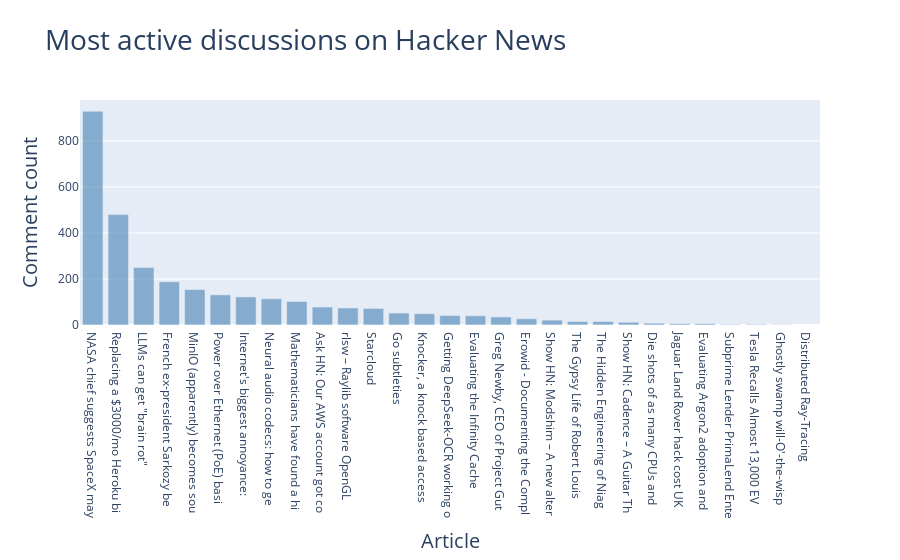

Notebook source saved alongside this figure:
### Markdown cell above
Active Discussions: Using the data from hn_submissions.py, make a bar
chart showing the most active discussions currently happening on Hacker News.
The height of each bar should correspond to the number of comments each submission has. The label for each bar should include the submission’s title and act
as a link to the discussion page for that submission. If you get a KeyError when
creating a chart, use a try-except block to skip over the promotional posts.

### Code cell
# Make an API call and check the response.
url = 'https://hacker-news.firebaseio.com/v0/topstories.json'
r = requests.get(url)
print(f"Status code: {r.status_code}")

# Process information about each submission.
submission_ids = r.json()

submission_dicts = []
for submission_id in submission_ids[:30]:
    # Make a new API call for each submission.
    url = f"https://hacker-news.firebaseio.com/v0/item/{submission_id}.json"
    r = requests.get(url)
    response_dict = r.json()
    
    # Build a dictionary for each article.
    try:
        submission_dict = {
            'title': response_dict['title'],
            'hn_link': f"https://news.ycombinator.com/item?id={submission_id}",
            'comments': response_dict['descendants'],
        }
    except KeyError:
        continue
    else:
        submission_dicts.append(submission_dict)

submission_dicts = sorted(submission_dicts, key=itemgetter('comments'),
                            reverse=True)

article_links, comment_counts, hover_texts = [], [], []
for submission_dict in submission_dicts:
    # Shorten long article titles.
    title = submission_dict['title'][:30]
    discussion_link = submission_dict['hn_link']
    article_link = f'<a href="{discussion_link}"">{title}</a>'
    comment_count = submission_dict['comments']

    article_links.append(article_link)
    comment_counts.append(comment_count)
    # Show the full title on hover.
    hover_texts.append(submission_dict['title'])

# Make visualization.
title = "Most active discussions on Hacker News"
labels = {'x': 'Article', 'y': 'Comment count'}
fig = px.bar(x=article_links, y=comment_counts, title=title, labels=labels,
        hover_name=hover_texts)

fig.update_layout(title_font_size=28, xaxis_title_font_size=20,
        yaxis_title_font_size=20)

fig.update_traces(marker_color='SteelBlue', marker_opacity=0.6)

fig.show()

### Figure 1 — Plotly figure (JSON) as saved in the notebook; plotly's stock layout.template omitted (floating-point values rounded to 4 significant figures)
{"data": [{"hovertemplate": "<b>%{hovertext}</b><br><br>Article=%{x}<br>Comment count=%{y}<extra></extra>", "hovertext": ["NASA chief suggests SpaceX may be booted from moon mission", "Replacing a $3000/mo Heroku bill with a $55/mo server", "LLMs can get \"brain rot\"", "French ex-president Sarkozy begins jail sentence", "MinIO (apparently) becomes source-only", "Power over Ethernet (PoE) basics and beyond", "Internet's biggest annoyance: Cookie laws should target browsers, not websites", "Neural audio codecs: how to get audio into LLMs", "Mathematicians have found a hidden 'reset button' for undoing rotation", "Ask HN: Our AWS account got compromised after their outage", "rlsw – Raylib software OpenGL renderer in less than 5k LOC", "Starcloud", "Go subtleties", "Knocker, a knock based access control system for your homelab", "Getting DeepSeek-OCR working on an Nvidia Spark via brute force with Claude Code", "Evaluating the Infinity Cache in AMD Strix Halo", "Greg Newby, CEO of Project Gutenberg, has died", "Erowid - Documenting the Complex Relationship Between Humans and Psychoactives", "Show HN: Modshim – A new alternative to monkey-patching in Python", "The Gypsy Life of Robert Louis Stevenson", "The Hidden Engineering of Niagara Falls", "Show HN: Cadence – A Guitar Theory App", "Die shots of as many CPUs and other interesting chips as possible", "Jaguar Land Rover hack cost UK economy an estimated $2.5B", "Evaluating Argon2 adoption and effectiveness in real-world software", "Subprime Lender PrimaLend Enters Bankruptcy After Bond Default", "Tesla Recalls Almost 13,000 EVs over Risk of Battery Power Loss", "Ghostly swamp will-O'-the-wisps may be explained by science", "Distributed Ray-Tracing"], "legendgroup": "", "marker": {"color": "SteelBlue", "opacity": 0.6, "pattern": {"shape": ""}}, "name": "", "orientation": "v", "showlegend": false, "textposition": "auto", "type": "bar", "x": ["<a href=\"https://news.ycombinator.com/item?id=45655188\"\">NASA chief suggests SpaceX may</a>", "<a href=\"https://news.ycombinator.com/item?id=45661253\"\">Replacing a $3000/mo Heroku bi</a>", "<a href=\"https://news.ycombinator.com/item?id=45656223\"\">LLMs can get \"brain rot\"</a>", "<a href=\"https://news.ycombinator.com/item?id=45665311\"\">French ex-president Sarkozy be</a>", "<a href=\"https://news.ycombinator.com/item?id=45665452\"\">MinIO (apparently) becomes sou</a>", "<a href=\"https://news.ycombinator.com/item?id=45605556\"\">Power over Ethernet (PoE) basi</a>", "<a href=\"https://news.ycombinator.com/item?id=45667866\"\">Internet's biggest annoyance: </a>", "<a href=\"https://news.ycombinator.com/item?id=45655161\"\">Neural audio codecs: how to ge</a>", "<a href=\"https://news.ycombinator.com/item?id=45606853\"\">Mathematicians have found a hi</a>", "<a href=\"https://news.ycombinator.com/item?id=45657345\"\">Ask HN: Our AWS account got co</a>", "<a href=\"https://news.ycombinator.com/item?id=45661638\"\">rlsw – Raylib software OpenGL </a>", "<a href=\"https://news.ycombinator.com/item?id=45667458\"\">Starcloud</a>", "<a href=\"https://news.ycombinator.com/item?id=45565793\"\">Go subtleties</a>", "<a href=\"https://news.ycombinator.com/item?id=45666327\"\">Knocker, a knock based access </a>", "<a href=\"https://news.ycombinator.com/item?id=45646559\"\">Getting DeepSeek-OCR working o</a>", "<a href=\"https://news.ycombinator.com/item?id=45664848\"\">Evaluating the Infinity Cache </a>", "<a href=\"https://news.ycombinator.com/item?id=45666510\"\">Greg Newby, CEO of Project Gut</a>", "<a href=\"https://news.ycombinator.com/item?id=45661306\"\">Erowid - Documenting the Compl</a>", "<a href=\"https://news.ycombinator.com/item?id=45604013\"\">Show HN: Modshim – A new alter</a>", "<a href=\"https://news.ycombinator.com/item?id=45661462\"\">The Gypsy Life of Robert Louis</a>", "<a href=\"https://news.ycombinator.com/item?id=45662668\"\">The Hidden Engineering of Niag</a>", "<a href=\"https://news.ycombinator.com/item?id=45566730\"\">Show HN: Cadence – A Guitar Th</a>", "<a href=\"https://news.ycombinator.com/item?id=45620330\"\">Die shots of as many CPUs and </a>", "<a href=\"https://news.ycombinator.com/item?id=45668008\"\">Jaguar Land Rover hack cost UK</a>", "<a href=\"https://news.ycombinator.com/item?id=45588752\"\">Evaluating Argon2 adoption and</a>", "<a href=\"https://news.ycombinator.com/item?id=45667949\"\">Subprime Lender PrimaLend Ente</a>", "<a href=\"https://news.ycombinator.com/item?id=45668022\"\">Tesla Recalls Almost 13,000 EV</a>", "<a href=\"https://news.ycombinator.com/item?id=45526766\"\">Ghostly swamp will-O'-the-wisp</a>", "<a href=\"https://news.ycombinator.com/item?id=45610939\"\">Distributed Ray-Tracing</a>"], "xaxis": "x", "y": [929, 480, 250, 188, 154, 131, 122, 114, 102, 78, 74, 72, 52, 49, 41, 40, 35, 27, 21, 15, 15, 12, 8, 6, 6, 3, 3, 2, 0], "yaxis": "y"}], "layout": {"barmode": "relative", "legend": {"tracegroupgap": 0}, "title": {"font": {"size": 28}, "text": "Most active discussions on Hacker News"}, "xaxis": {"anchor": "y", "domain": [0, 1], "title": {"font": {"size": 20}, "text": "Article"}}, "yaxis": {"anchor": "x", "domain": [0, 1], "title": {"font": {"size": 20}, "text": "Comment count"}}}}
